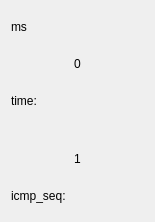
    <widget class="QWidget" name="horizontalLayoutWidget_2">
     <property name="geometry">
      <rect>
       <x>140</x>
       <y>539</y>
       <width>155</width>
       <height>222</height>
      </rect>
     </property>
     <layout class="QVBoxLayout" name="verticalLayout_4">
      <item>
       <widget class="QLabel" name="label_41">
        <property name="sizePolicy">
         <sizepolicy hsizetype="Fixed" vsizetype="Preferred">
          <horstretch>0</horstretch>
          <verstretch>0</verstretch>
         </sizepolicy>
        </property>
        <property name="minimumSize">
         <size>
          <width>50</width>
          <height>0</height>
         </size>
        </property>
        <property name="styleSheet">
         <string notr="true">font: 10pt &quot;Ubuntu&quot;;</string>
        </property>
        <property name="text">
         <string>ms</string>
        </property>
       </widget>
      </item>
      <item>
       <widget class="QLabel" name="label_timeval1">
        <property name="styleSheet">
         <string notr="true">font: 10pt &quot;Ubuntu&quot;;</string>
        </property>
        <property name="text">
         <string>0</string>
        </property>
        <property name="alignment">
         <set>Qt::AlignCenter</set>
        </property>
       </widget>
      </item>
      <item>
       <widget class="QLabel" name="label_35">
        <property name="styleSheet">
         <string notr="true">font: 10pt &quot;Ubuntu&quot;;</string>
        </property>
        <property name="text">
         <string>time:</string>
        </property>
       </widget>
      </item>
      <item>
       <spacer name="horizontalSpacer_3">
        <property name="orientation">
         <enum>Qt::Horizontal</enum>
        </property>
        <property name="sizeType">
         <enum>QSizePolicy::Fixed</enum>
        </property>
        <property name="sizeHint" stdset="0">
         <size>
          <width>40</width>
          <height>20</height>
         </size>
        </property>
       </spacer>
      </item>
      <item>
       <widget class="QLabel" name="label_icmpseq1">
        <property name="styleSheet">
         <string notr="true">font: 10pt &quot;Ubuntu&quot;;</string>
        </property>
        <property name="text">
         <string>1</string>
        </property>
        <property name="alignment">
         <set>Qt::AlignCenter</set>
        </property>
       </widget>
      </item>
      <item>
       <widget class="QLabel" name="label_29">
        <property name="styleSheet">
         <string notr="true">font: 10pt &quot;Ubuntu&quot;;</string>
        </property>
        <property name="text">
         <string>icmp_seq:</string>
        </property>
       </widget>
      </item>
     </layout>
    </widget>
